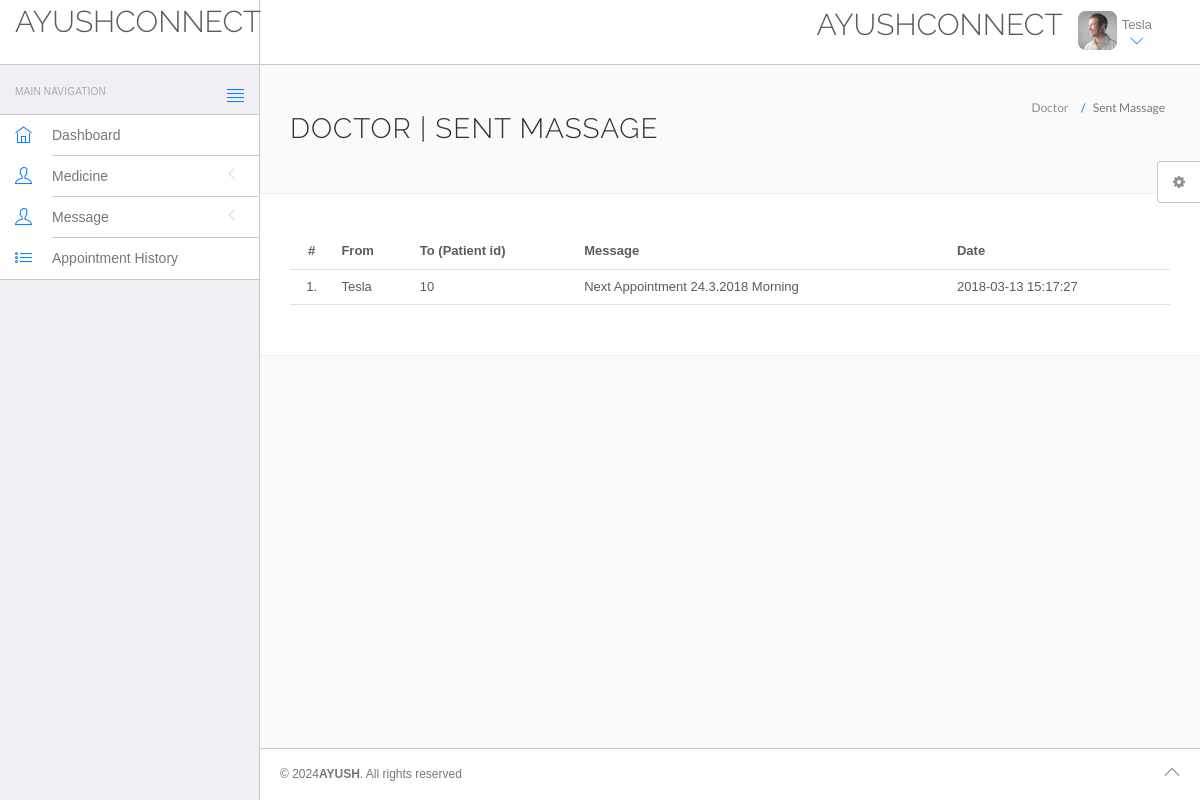
Screenshot of /hms/doctor/sent-message.php (signed in) with the database file from the repository.
### tables this page shows
CREATE TABLE IF NOT EXISTS `doctors` (
  `id` int(11) NOT NULL AUTO_INCREMENT,
  `specilization` varchar(255) NOT NULL,
  `doctorName` varchar(255) NOT NULL,
  `address` longtext NOT NULL,
  `docFees` varchar(255) NOT NULL,
  `contactno` bigint(11) NOT NULL,
  `docEmail` varchar(255) NOT NULL,
  `password` varchar(255) NOT NULL,
  `creationDate` timestamp NOT NULL DEFAULT CURRENT_TIMESTAMP,
  `updationDate` varchar(255) NOT NULL,
  PRIMARY KEY (`id`)
);

CREATE TABLE IF NOT EXISTS `message` (
  `msgid` int(10) NOT NULL AUTO_INCREMENT,
  `fromId` int(10) NOT NULL,
  `msgfrom` varchar(25) NOT NULL,
  `toId` int(10) NOT NULL,
  `message` text NOT NULL,
  `msgdate` datetime NOT NULL,
  PRIMARY KEY (`msgid`)
);

### hms/doctor/sent-message.php (the view, shortened to what this page needs)
<!DOCTYPE html>
<html lang="en">
	<head>
		<link rel="stylesheet" href="vendor/bootstrap/css/bootstrap.min.css">
		<link rel="stylesheet" href="vendor/fontawesome/css/font-awesome.min.css">
		<link rel="stylesheet" href="vendor/themify-icons/themify-icons.min.css">
		<link href="vendor/animate.css/animate.min.css" rel="stylesheet" media="screen">
		<link href="vendor/perfect-scrollbar/perfect-scrollbar.min.css" rel="stylesheet" media="screen">
		<link href="vendor/switchery/switchery.min.css" rel="stylesheet" media="screen">
		<link href="vendor/bootstrap-touchspin/jquery.bootstrap-touchspin.min.css" rel="stylesheet" media="screen">
		<link href="vendor/select2/select2.min.css" rel="stylesheet" media="screen">
		<link href="vendor/bootstrap-datepicker/bootstrap-datepicker3.standalone.min.css" rel="stylesheet" media="screen">
		<link href="vendor/bootstrap-timepicker/bootstrap-timepicker.min.css" rel="stylesheet" media="screen">
		<link rel="stylesheet" href="assets/css/styles.css">
		<link rel="stylesheet" href="assets/css/plugins.css">
		<link rel="stylesheet" href="assets/css/themes/theme-1.css" id="skin_color" />
	</head>
	<body>
		<div id="app">
<?php include('include/sidebar.php');?>
			<div class="app-content">
					<?php include('include/header.php');?>
				<div class="main-content" >
					<div class="wrap-content container" id="container">
						<section id="page-title">
							<div class="row">
								<div class="col-sm-8">
									<h1 class="mainTitle">Doctor  | Sent Massage</h1>
																	</div>
								<ol class="breadcrumb">
									<li>
										<span>Doctor </span>
									</li>
									<li class="active">
										<span>Sent Massage</span>
									</li>
								</ol>
							</div>
						</section>
						<div class="container-fluid container-fullw bg-white">
									<div class="row">
								<div class="col-md-12">
									<table class="table table-hover" id="sample-table-1">
										<thead>
											<tr>
												<th class="center">#</th>
                                                <th class="hidden-xs">From</th>
												<th class="hidden-xs">To (Patient id)</th>
												<th class="hidden-xs">Message</th>
                                                <th class="hidden-xs">Date</th>
											</tr>
										</thead>
										<tbody>
<?php
$sql=mysql_query("select * from message  where fromId='".$_SESSION['id']."'");
$cnt=1;
while($row=mysql_fetch_array($sql))
{
?>
											<tr>
												<td class="center"><?php echo $cnt;?>.</td>
												<td><?php echo $row['msgfrom'];?></td>
												<td><?php echo $row['toId'];?></td>
												<td><?php echo $row['message'];?></td>
												<td><?php echo $row['msgdate'];?></td>
											</tr>
											<?php
$cnt=$cnt+1;
											 }?>
										</tbody>
									</table>
								</div>
							</div>
								</div>
					</div>
				</div>
			</div>
	<?php include('include/footer.php');?>
	<?php include('include/setting.php');?>
		</div>
	</body>
</html>

### hms/doctor/include/header.php (shortened to what this page needs)
<header class="navbar navbar-default navbar-static-top">
					<div class="navbar-header">
						<a class="navbar-brand" href="#">
							<h2 style="padding-top:2% ">AYUSHCONNECT </h2>
						</a>
						<a href="#" class="sidebar-toggler pull-right visible-md visible-lg" data-toggle-class="app-sidebar-closed" data-toggle-target="#app">
							<i class="ti-align-justify"></i>
						</a>
					</div>
					<div class="navbar-collapse collapse">
						<ul class="nav navbar-right">
								<li  style="padding-top:2% ">
								<h2>AYUSHCONNECT </h2>
							</li>
							<li class="dropdown current-user">
								<a href class="dropdown-toggle" data-toggle="dropdown">
									<img src="assets/images/avatar-1.jpg" alt="Peter"> <span class="username">
									<?php $query=mysql_query("select doctorName from doctors where id='".$_SESSION['id']."'");
while($row=mysql_fetch_array($query))
{
	echo $row['doctorName'];
}
									?> <i class="ti-angle-down"></i></i></span>
								</a>
							</li>
						</ul>
					</div>
				</header>

### hms/doctor/assets/css/themes/theme-1.css (style rules this page uses)
body { background: #FAFAFA; }
header .navbar-header { background: #ffffff !important; border-right-color: #c8c7cc !important; border-bottom-color: #c8c7cc !important; }
header .navbar-header .sidebar-toggler, header .navbar-header .sidebar-mobile-toggler { color: #007aff !important; }
header .navbar-header .navbar-brand { color: #777 !important; }
header .navbar-collapse { background: #ffffff !important; border-bottom-color: #c8c7cc !important; box-shadow: none !important; }
header .navbar-collapse .navbar-right > li > a { color: #777; }
header .navbar-collapse .navbar-right > li > a i { color: #007aff !important; }

### rows the page displays
doctors: doctorName "Tesla"
message: msgfrom "Tesla", toId "10", message "Next Appointment 24.3.2018 Morning", msgdate "2018-03-13 15:17:27"
